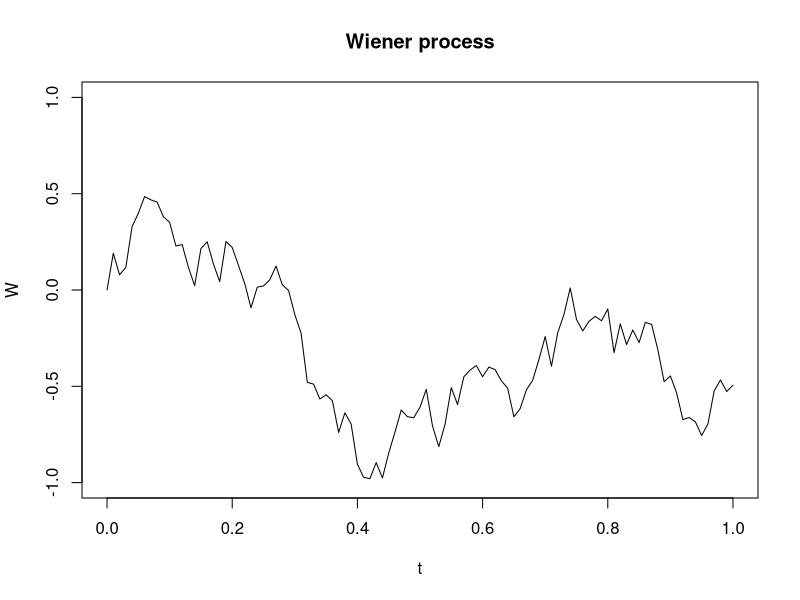

Write the R code that produced this figure.
N <- 100
# number of end-points of the grid including T
T <- 1
# length of the interval [0, T] in time units
Delta <- T/N
# time increment
W <- numeric(N+1)
# initialization of the vector W approximating 
# Wiener process
t <- seq(0,T, length=N+1)
W <- c(0, cumsum( sqrt(Delta) * rnorm(N)))
plot( t, W, type="l", main="Wiener process", ylim=c(-1,1))

## NAME: definition.R
##
## USAGE: within R, at interactive prompt
##        source("definition.R")
## REQUIRED ARGUMENTS: none
##
## OPTIONS: none
## DESCRIPTION: Simulation of Wiener process using the
##              definition as independent increments having
##		normal distribution with variance sqrt(Delta)
## DIAGNOSTICS: none
## CONFIGURATION AND ENVIRONMENT: none
## DEPENDENCIES:  none
## INCOMPATIBILITIES: none known
## PROVENANCE: Created by sdunbar, based on example 
##             ex1.06.R on page 19 in \emph{Simulation
##	       and Inference for Stochastic Differential
##	       Equations}, by Stefano Iacus, Springer, 2008
## BUGS AND LIMITATIONS: none known
## FEATURES AND POTENTIAL IMPROVEMENTS:  Note that the vertical axis limits
## are -1 and +1, so the probability is about 0.68 that the endpoint
## W(101) will be in the plot frame.  Plots may be truncated because of
## the choice of plot frame.  This is intentional to illustrate an
## aspect of the Wiener process.
## AUTHOR:  Steve Dunbar
## VERSION: Version 1.0  as of Fri Mar  1, 2013  5:43 AM
## KEYWORDS: Wiener process, Brownian motion

